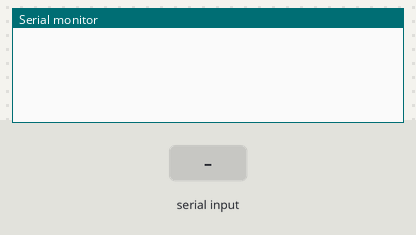
A sketch run on a simulated Arduino Uno, built with avr-gcc and run on an emulated ATmega328P. Shown: the last lines printed to the serial monitor. Inputs (shaded band) come from the test bench.

Above: at 1.2 s.
1.3 s: "90,45\n" received over Serial
At 2.1 s:
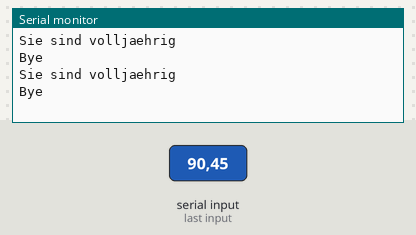
2.8 s: "18\n" received over Serial
At 5.3 s:
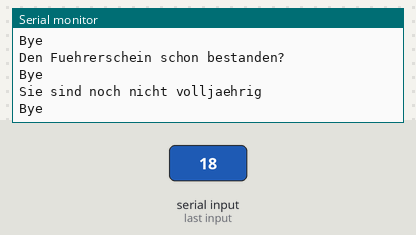

Measured:
- after the input at 1.3 s, the serial monitor: prints a new line at once (image 1)
- after the input at 2.8 s, the serial monitor: prints a new line at once (image 2)

The sketch:

if5.ino
```cpp
/*

  *** if5 ***

 Author:         Wolfgang Reh

 Website:        http://moodle1.wreh.eu

 Version:        1.0

 Date:           03.03.2015

 Last modified:

 Description:    Beispiel einer if-Verzweigung
 Referenz:       http://arduino.cc/en/Reference/HomePage

 */


void setup() {
  Serial.begin(9600); // opens serial port, sets data rate to 9600 bps
}


void loop() {
  unsigned int alter;

  if( Serial.available()) {
    alter = Serial.parseInt();

    if(alter <= 18) {
      if(alter == 18) {
        Serial.println("Den Fuehrerschein schon bestanden?");
      }
      else {
        Serial.println("Sie sind noch nicht volljaehrig");
      }
    }
    else {
      Serial.println("Sie sind volljaehrig");
    }

    Serial.println("Bye");

  }
}
```
